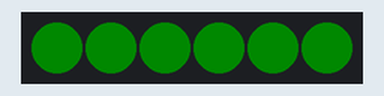
This sketch was run on a simulated Arduino Uno, built with avr-gcc and run on an emulated ATmega328P. Parts: 6 RGB LEDs in strip order, left to right. Dim RGB values are drawn brighter than linear.

Above: at 0.45 s.
At 34.8 s:
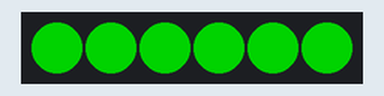
Timing chart, 0 to 40.0 s (numbered marks = the images above):
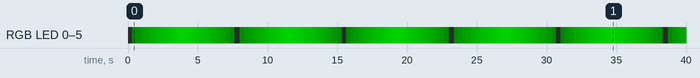

The sketch:

LED_Matrix.ino
```cpp
#include "colorLed.h"

void setup() {
  Serial.begin(9600);
  strip.begin();//初始化彩灯，开始控制彩灯
  strip.setBrightness(BRIGHT_MAX);
}

void loop() {
  ledBreath(COLOR_GREEN, 15);//彩灯呼吸
  //ledRainbow(10);
  //setAllLed(COLOR_NONE);
}
```

colorLed.h
```cpp
#include <Adafruit_NeoPixel.h>//调用彩灯API库

#define PIN_LED     A0       //led灯控制引脚
#define LED_NUM     6       //允许接的led灯的个数
#define BRIGHT_MAX  128     //led灯的最大亮度

#define COLOR_MAX 255   //彩灯呼吸最大颜色
#define COLOR_MIN 0     //彩灯呼吸最小颜色

#define COLOR_NONE    0    //黑色（关灯）
#define COLOR_WARM    1    //暖色
#define COLOR_COLD    2    //冷色
#define COLOR_RED     3    //红色
#define COLOR_ORANGE  4    //橙色
#define COLOR_YELLOW  5  //黄色
#define COLOR_GREEN   6   //绿色
#define COLOR_BLUE    7    //蓝色
#define COLOR_INDIGO  8  //靛色
#define COLOR_PURPLE  9  //紫色

//定义彩灯颜色
const uint16_t colorArray[10][3] = {
  {0,   0,   0   },
  {155, 100, 0   },        //暖灯 (R,G,B)
  {100, 130, 100 },        //冷灯
  {255, 0,   0   },        //红
  {234, 139, 23  },        //橙
  {255, 255, 0   },        //黄
  {0,   255, 0   },        //绿
  {0,   255, 255 },        //青
  {0,   0,   255 },        //蓝
  {255, 0,   255 }         //紫
};

Adafruit_NeoPixel strip = Adafruit_NeoPixel(LED_NUM, PIN_LED, NEO_GRB + NEO_KHZ800);//定义彩灯控制方式

uint32_t rainTimer;       //存放A模式下彩灯切换时间
uint32_t breathTimer;     //存放A模式下彩灯切换时间
uint32_t blinkTimer;
bool breathFlag = true;   //彩灯呼吸模式切换

//------------所有彩灯点亮函数-------------//
void setAllColor(uint32_t c)
{
  for (uint8_t i = 0; i < strip.numPixels(); i++)//选择所有灯
  {
    strip.setPixelColor(i, c);//设置指定灯颜色
  }
  strip.show();  //点亮
}

//------------所有彩灯点亮函数-------------//
void setAllLed(uint8_t color)
{
  setAllColor(strip.Color(colorArray[color][0], colorArray[color][1], colorArray[color][2]));
}


//------------单个彩灯点亮函数-------------//
void setColor(uint32_t c, uint8_t i)
{
  strip.setPixelColor(i, c);//设置指定灯颜色
  strip.show();  //点亮
}

//------------单个彩灯点亮函数-------------//
void setLed(uint8_t color, uint8_t i)
{
  setColor(strip.Color(colorArray[color][0], colorArray[color][1], colorArray[color][2]), i);
}


//------------颜色切换：红-蓝-绿循环-------------//
uint32_t Wheel(uint8_t  WheelPos) {
  if (WheelPos < 85) {
    return strip.Color(WheelPos * 3, 255 - WheelPos * 3, 0);
  } else if (WheelPos < 170) {
    WheelPos -= 85;
    return strip.Color(255 - WheelPos * 3, 0, WheelPos * 3);
  } else {
    WheelPos -= 170;
    return strip.Color(0, WheelPos * 3, 255 - WheelPos * 3);
  }
}


//------------彩灯切换函数-------------//
void ledRainbow(uint8_t wait) {
  if (millis() - rainTimer > wait)
  {
    uint8_t i = (millis() / wait) & 0xFF;
    setAllColor(Wheel(i));
    rainTimer = millis();
  }
}


//------------彩灯呼吸，设置r,g,b值-------------//
void ledBreath(uint8_t color, uint8_t wait) {
  if (millis() - breathTimer > wait)
  {
    uint8_t i = (millis() / wait) & 0xFF;
    if (i == 0)
      breathFlag = !breathFlag;
    if (!breathFlag)
      i = 255 - i;
    setAllColor(strip.Color(map(i, COLOR_MIN, COLOR_MAX, 0, colorArray[color][0]), map(i, COLOR_MIN, COLOR_MAX, 0, colorArray[color][1]), map(i, COLOR_MIN, COLOR_MAX, 0, colorArray[color][2])));
    breathTimer = millis();
  }
}

void ledBlink(uint8_t wait, uint8_t color, uint8_t j)
{
  if (millis() - blinkTimer > wait)
  {
    if ((millis() / wait) % 2)
      setLed(color, j);
    else
      setLed(0, j);
    blinkTimer = millis();
  }
}

//------------彩灯闪烁，设置r,g,b值-------------//
void allLedBlinkNum(uint8_t num, uint8_t color, uint16_t wait)
{
  for (uint8_t i = 0; i < num; i++)
  {
    setAllLed(COLOR_NONE);
    delay(wait);
    setAllLed(color);
    delay(wait);
  }
  setAllLed(COLOR_NONE);
}

//------------彩灯闪烁，设置r,g,b值-------------//
void ledBlinkNum(uint8_t num, uint8_t color, uint8_t index, uint16_t wait)
{
  for (uint8_t i = 0; i < num; i++)
  {
    setLed(COLOR_NONE, index);
    delay(wait);
    setLed(color, index);
    delay(wait);
  }
  setLed(COLOR_NONE, index);
  delay(wait);
}
```

Measured:
- by itself, RGB LED 0–5: off → RGB(0, 10, 0) at 0.31 s, → RGB(0, 20, 0) 0.30 s later, → RGB(0, 30, 0) 0.30 s later, → RGB(0, 40, 0) 0.30 s later, … (133 changes in this stretch)
